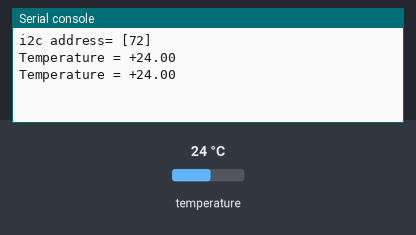
Recording of a program running on a simulated Raspberry Pi Pico running MicroPython. Parts: the last lines printed to the serial console. The inputs (shaded band) are chosen by the test bench; at power-on: temperature 24 °C.

Above: at 1.2 s.
1.3 s: temperature set to 12 °C
At 2.6 s:
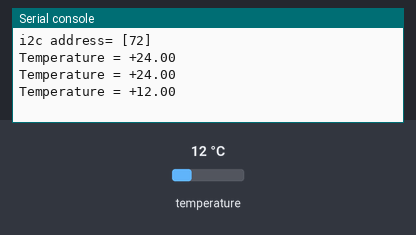
2.8 s: temperature set to 19 °C
At 3.8 s:
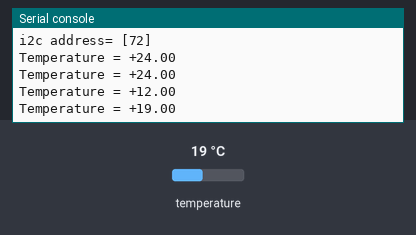
Timing chart, 0 to 5.8 s (numbered marks = the images above; inputs shaded):
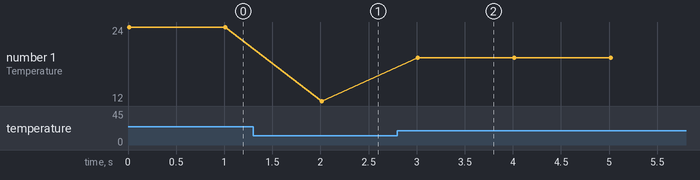

The program:

TMP102.py
```python
#----------------------------------------------------------
#		TMP102 TEMPERATURE SENSOR
#		=========================
#
# In this project a TMP102 type I2C compatible temperature
# sensor chip is connected to Raspberry Pi Pico. The temperature
# readings are displayed on the Thonny screen.
#
# Author: Dogan Ibrahim
# File  : TMP102.py
# Date  : February 2021
#------------------------------------------------------------
from machine import Pin,I2C
import utime

i2c = machine.I2C(0, scl=Pin(9), sda=Pin(8), freq=100000)
print("i2c address=",i2c.scan())

Device_Address = 0x48					# TMP102 I2C address
PointerReg = 0                          # TMP102 register

#
# This function reads the temperature, extracts degrees Celius
# and returns the temperature to the main calling program
#
def Read():
    data = [0, 0]
    LSB = 0.0625
    data = i2c.readfrom_mem(Device_Address, PointerReg, 2)
    temp = (data[0] << 4) | (data[1] >> 4)
    if temp > 0x7FF:
        temp = (~temp) & 0xFF
        temp = temp + 1
        temperature = -temp * LSB
    else:
        temperature = temp * LSB
    return(temperature)

#
# Main program reads and displays the temperature every second
#
while True:
    Temperature = Read()
    print("Temperature = %+5.2f" %Temperature)
    utime.sleep(1)
          
```

Measured:
- after the input at 1.3 s, the serial console: prints a new line after 0.71 s (image 1)
- after the input at 2.8 s, the serial console: prints a new line after 0.21 s (image 2)
- plotted number 1: 24 → 12 after the input at 1.3 s, 12 → 19 after the input at 2.8 s
